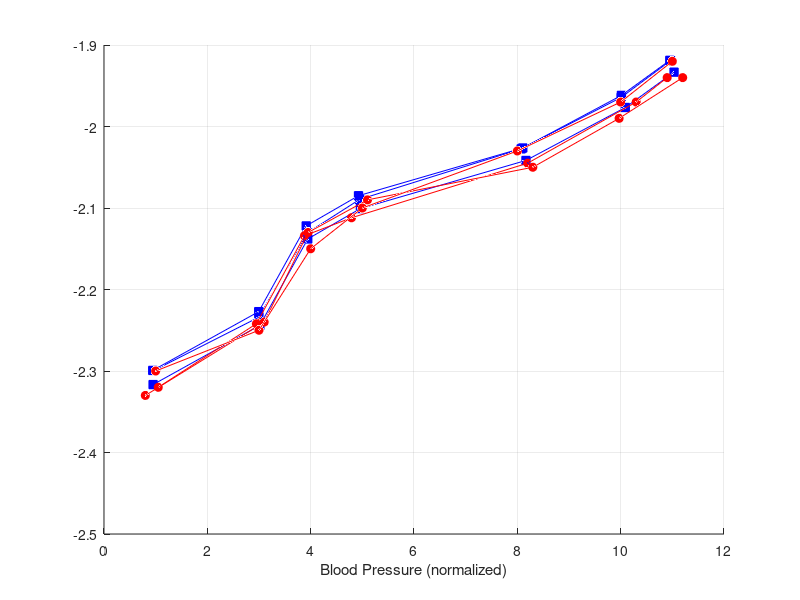

Reproduce this figure in MATLAB. (Note: this script raises an error after producing the figure.)
%% Problem 1: 3D Plotting
% Dataset: ps2_2_3D.mat
% Patients numbered 1, 2, and 3 are administered two drugs 'a' and 'b'.
% Their responses to the drugs are measured over seven time points in terms
% of three variables: (i) blood pressure, (ii) reaction time, and (iii)
% performance on the cognitive task (all normalized in some way). Load the
% associated mat file and you will find six matrices named accordingly. For
% instance, a1 is the response of patient 1 to drug 'a' and so on. Each row
% in a1 contains the response at given time point and the coluns correspond
% to the three variables.

% A. In one figure, plot (in 3D) the responses of all the patients to the
% two drugs as a function of time and see how the two drugs have different
% temporal effects on the patients. Make sure to use two different colors
% for the responses of the patients to the two drugs. Mark all the data
% points for drug 'a' using circles and for drug 'b' using squares.

% First, load the dataset
load ps2_2_3D.mat

% Display the variables in the workspace through whos just to see it
whos

% We see our three patients assigned to the two different drugs in a set of
% 6 matrices in a 7 row x 3 column shape. We can think of each row
% containing a 3D datapoint of (x,y,z) for our axes of blod pressure,
% reaction time, and overall performance in the task. So we'll have 7
% datapoints in a 3d space for each patient with each drug!

% Now, create a figure:
figure("Name", "ps2_1a")
hold on; % This ensures our plots are on the same figure!
grid on; % This will make sure the xyz gridlines are visible

% We can make this easier to write and maintain by making arrays of our
% matrices that we can plot against later. So first, put each set of data
% into its own array
drugaData = {a1, a2, a3};
drugbData = {b1, b2, b3};

% Now, since we know the total number of patients for each group, we can
% make a variable that we use in a for loop to plot over each array!
numPatients = 3;

% This for loop will plot, in the same figure (remember, hold on!) for
% drug a:
%   all the values for each patient (p)
%   with circles connected by lines
%   in the color red
for p = 1:numPatients
    plot3(drugaData{p}(:,1), drugaData{p}(:,2), drugaData{p}(:,3), ...
          'o-', ...
          'Color', 'r', ...
          'MarkerFaceColor','r');
% And then do the same thing for b! Except:
%   with square points connected by lines
%   in the color blue
    plot3(drugbData{p}(:,1), drugbData{p}(:,2), drugbData{p}(:,3), ...
          's-', ...
          'Color', 'b', ...
          'MarkerFaceColor','b');
end

% Now we need to add labels to our graph! We can do that with the simple x,
% y, and z label functions as well as the title and legend functions. The
% fontsize of each label must be 15 as per the problem set description. The
% fontsize of our title must be 18. The font size of our x, y, and z tick
% labels must be 10.
set(gca, 'Color', 'white', ...  % make the background of our figure white
    'GridColor', [[0.5, 0.5, 0.5]]) % make grey gridlines for the plot
ax = gca; % Get the currently manipulated axis
x = xlabel('Blood Pressure (normalized)');
ax.XAxis.FontSize = 10; % first set ticks + label to 10
ax.XLabel.FontSize = 15; % then alter just the label to be 15!
y = ylabel('Reaction Time (normalized)');
ax.YAxis.FontSize = 10;
ax.YLabel.FontSize = 15;
z = zlabel('Cognitive Performance (normalized)');
ax.ZAxis.FontSize = 10;
ax.ZLabel.FontSize = 15;
t = title('Responses of Patients to Drug a and Drug b over Time');
set(t, 'fontsize', 18)
legend({'Drug a','Drug b'}, 'Location','best');
% Lastly, set the text as specified in the problemset for part B
% 1B
text(0.05, 0.95, ...
     'Red -> Effect of drug 1, Blue -> Effect of drug 2', ...
     'Units', 'normalized', ...       % interpret x,y as [0..1] of axes
     'FontSize', 12, ...              % set text font size
     'Color', 'w', ...                % text color
     'Interpreter', 'none');          % to show symbols exactly as typed

% If you don't force MATLAB to use a 3D perspective, it won't show you
% all the data! Use view(3) to force a 3D perspective.
view(3);

% Bonus Problem
% Data corresponding to different time points are to be represented using
% symbols of increasing size, with early time points represented using
% small symbols or markers and later data points represented using large
% symbols

% The hint for the bonus problem tells us to use scatter3 instead of plot3.
% If we look online, this is because scatter lets you have different size
% scaling for each datapoint!

% We know that we have 7 timepoints, so we can make an array for the sizes
% of each marker that will be used in plotting later.
timePoints = 7;

% Start with a minimum marker size of 10
minimumMarkerSize = 10;

% Set a maximum marker size of 70
maximumMarkerSize = 70;

% Make the array! We can use linspace for this because we can just have
% increments of 10 added evenly up to 70.
markerSizes = linspace(minimumMarkerSize, maximumMarkerSize, timePoints);

figure("Name", "ps2_1a_bonus");
hold on;
grid on;

% We can loop again over our timepoints and get a different marker
% size depending on which time point we are in!

% For each patient...
for p = 1:numPatients
    % Loop over each time point for a different marker size
    for t = 1:timePoints
            % Draw Drug a's data point as a red circle and use size
            scatter3(drugaData{p}(t,1), ...
                drugaData{p}(t,2), ...
                drugaData{p}(t,3), ...
                markerSizes(t), "r", "filled", "o")
            % Draw Drug b's data points as a blue square and use size
            scatter3(drugbData{p}(t,1), ...
                drugbData{p}(t,2), ...
                drugbData{p}(t,3), ...
                markerSizes(t), "b", "filled", "s")
    end
end

% Use the problem set's definitions for formatting
set(gca, 'Color', 'white', ...  % make the background of our figure white
    'GridColor', [[0.5, 0.5, 0.5]]) % make grey gridlines for the plot
ax = gca; % Get the currently manipulated axis
x = xlabel('Blood Pressure (normalized)');
ax.XAxis.FontSize = 10; % first set ticks + label to 10
ax.XLabel.FontSize = 15; % then alter just the label to be 15!
y = ylabel('Reaction Time (normalized)');
ax.YAxis.FontSize = 10;
ax.YLabel.FontSize = 15;
z = zlabel('Cognitive Performance (normalized)');
ax.ZAxis.FontSize = 10;
ax.ZLabel.FontSize = 15;
t = title('Responses of Patients to Drug a and Drug b over Time');
set(t, 'fontsize', 18)
legend({'Drug a','Drug b'}, 'Location','best');
% Lastly, set the text as specified in the problemset for part B
% 1B
text(0.05, 0.95, ...
     'Red -> Effect of drug 1, Blue -> Effect of drug 2', ...
     'Units', 'normalized', ...       % interpret x,y as [0..1] of axes
     'FontSize', 12, ...              % set text font size
     'Color', 'w', ...                % text color
     'Interpreter', 'none');          % to show symbols exactly as typed

% If you don't force MATLAB to use a 3D perspective, it won't show you
% all the data! Use view(3) to force a 3D perspective.
view(3);


%% Problem 2: Errorband
% Dataset: ps2_3_errb.mat
% Recall the idea of "errorband" discussed in class (visualizing a series
% of error bars as a shaded area that is translucent). In the associated
% dataset, you are given the average bold signal from a voxel as a function
% of time. You are also given the s.e.m. of the signal. Plot the average as
% a function of time with the SEM shown as an error band. Hint: Use the
% fill command. Also use the alpha(value) command, where value is between
% 0 and 1.

% First, clear the workspace from our previous problem
clear

% Now, load up the dataset
load ps2_3_errb.mat

% Inspect the dataset with whos
whos

% We see that we have 12 timepoints with a signal and standard error of the
% mean as two separate arrays. From lecture, we learned that we can use
% subplots, fill, and set the values of each SEM for our data as follows:

% First, make a figure with hold on
figure("Name", "ps2_2");

% Plot the mean signal. The x vector should be time while the y value
% should be the average signal (signal)
plot(timePoints, signal, 'k-', 'LineWidth', 2)
hold on;
grid on;

% Now create arrays for our upper and lower bounds of the plot
signalPlus = signal + sErrorMean;
signalMinus = signal - sErrorMean;

% First, plot the error bands with a fill that has the top and bottom error
% bands
h = fill([timePoints fliplr(timePoints)], ...
    [signalPlus fliplr(signalMinus)], ...
    'r');
set(h, 'EdgeColor', 'none');
alpha(0.3);

% Now make our axis labels, ticks, title, etc according to the problem set
% definitions
set(gca, 'Color', 'white', ...  % make the background of our figure white
    'GridColor', [[0.5, 0.5, 0.5]]) % make grey gridlines for the plot
ax = gca; % Get the currently manipulated axis
xlabel('Time Points');
xlim([1, 13])
ax.XAxis.FontSize = 10; % first set ticks + label to 10
ax.XLabel.FontSize = 15; % then alter just the label to be 15!
ylabel('Average BOLD Signal');
ax.YAxis.FontSize = 10;
ax.YLabel.FontSize = 15;
t = title('Patient Average BOLD Signal from Voxel');
set(t, 'fontsize', 18)

%% Problem 3: Surface Plot
% Dataset: Generated below
% Create a variable x that varies from 1 to 25 in steps of 1. Create y so
% that y varies from 0.02 to 0.09 in steps of 0.01. Create a surface plot
% of z such that z = exp(-yx).

% Clear the last problem's workspace
clear

% First, define x from 1 to 25 with a step size of one.
x = 1:1:25; % The syntax here is: Start:Step:End (Inclusive)

% Now define y from 0.02 to 0.09 with a step of 0.01
y = 0.02:0.01:0.09;

% Now, we need to create a mesh grid of points of our x and y values
[X, Y] = meshgrid(x, y);

% Next, create Z with element-wise multiplication with the .* operator
Z = exp(-Y .* X); % exp is how you create exponentials

% Now make the surface plot!
figure();
surf(X, Y, Z);

% Finally, add the axes labels, tick marker customization, title, etc...
set(gca, 'Color', 'white', ...  % make the background of our figure white
    'GridColor', [[0.5, 0.5, 0.5]]) % make grey gridlines for the plot
ax = gca; % Get the currently manipulated axis
xlabel('X Array');
ax.XAxis.FontSize = 10; % first set ticks + label to 10
ax.XLabel.FontSize = 15; % then alter just the label to be 15!
ylabel('Y Array');
ax.YAxis.FontSize = 10;
ax.YLabel.FontSize = 15;
zlabel('Z = exp(-YX)');
ax.ZAxis.FontSize = 10;
ax.ZLabel.FontSize = 15;
t = title('Mesh Plot of Z = exp(-YX)');
set(t, 'fontsize', 18)

%% Problem 4: Writing a Function
% Write a function GetMeanSE.m that takes as input any vector X, computes
% the mean, standard deviation, and standard error of the mean of the
% vector, determine if x is normally distributed or not, and returns 4
% outputs:
% mean, std, sem, text "normal" if normal, and "not normal" if not!

% The implementation is within the file GetMeanSE.m submitted in the
% problem set.

%% Problem 5: Figuring out what Sum is up to
% x is a 3D matrix. Say, x = rand(3,5,2); Try typing sum(x). What does it
% do? Can you describe the principle MATLAB i susing to produce the answer?

% Clear the workspace
clear

% Create x with 3 rows, 5 columns, 2 slices
x = rand(3, 5, 2);

% Perform the sum of x
sum(x)

% The help function tells us that the sum function returns the sum of
% elements of a matrix A along the first array dimension whose size does
% not equal one. Our first dimension of rows is 3! This means that MATLAB
% will sum down the rows! So we end up with a result of a:
% 1x5x2 matrix!
% Its a sum of the rows for each column and there are two slices!